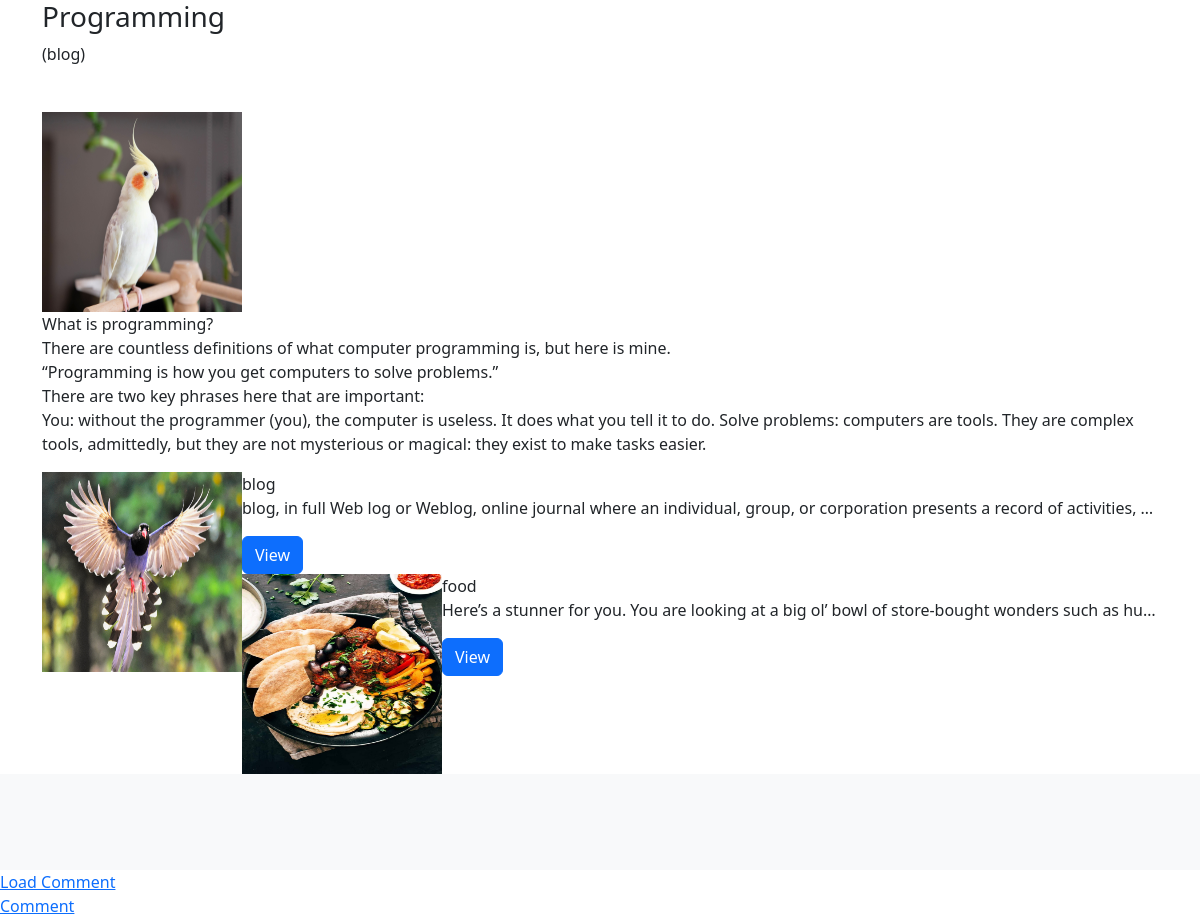
Screenshot of /blog/Programming/ with the database file from the repository.
### blog/models.py (models this page shows, shortened)
class Post(models.Model):
    post_id = models.AutoField(primary_key=True)
    title = models.CharField(max_length=200)
    content = models.TextField()
    url = models.CharField(max_length=100)
    cat = models.ForeignKey(Category, on_delete=models.CASCADE)
    image = models.ImageField(upload_to="post/")

class Category(models.Model):
    cat_id = models.AutoField(primary_key=True)
    title = models.CharField(max_length=100)
    description = models.TextField()
    url = models.CharField(max_length=100)
    image = models.ImageField(upload_to="category/")
    add_date = models.DateTimeField(auto_now_add=True, null=True)

### blog/views.py (the view)
# urls.py: path("blog/<slug:url>/", post),
def post(request, url):
    posts = Post.objects.get(url=url)
    cats = Category.objects.all()
    data = {"posts": posts, "cats": cats}
    return render(request, "posts.html", data)

### templates/posts.html (shortened to what this page needs)
{%extends 'base.html' %}
{%block content%}
<div class="container">
    <div class="row">
        <div class="col s12 m10">
            <h3>{{posts.title}}</h3>
            <p>({{posts.cat.title}})</p>
            <img src="/media/{{posts.image}}" alt="" class="responsive-img"
                style="margin-top:30px;height: 200px;width: 200px;">
            <br>
            <p>{{posts.content | safe}}</p>
        </div>
        <div class="col s12 m2" style="float: right;">
            {%for cat in cats%}
            <div>
                <div>
                    <div>
                        <img src="/media/{{cat.image}}" class="inline-block "
                            style="width: 200px;height:200px;float: inline-start;" alt="">
                    </div>
                </div>
                <div>
                    <div>
                        {{cat.title}}
                    </div>
                    <p class="text-truncate">
                        {{cat.description}}
                    </p>
                    <div class="container">
                        <a href="/category/{{cat.url}}" class="btn btn-primary">View</a>
                    </div>
                </div>
            </div>
            {%endfor%}
        </div>
    </div>
</div>
<div class="album py-5 bg-light">
</div>
<a href="{% url 'home' %}">Load Comment</a><br>
<a href="{% url 'add_post' %}">Comment</a>
{%endblock%}

### templates/base.html (shortened to what this page needs)
<!DOCTYPE html>
<html lang="en">
<head>
    <link href="https://cdn.jsdelivr.net/npm/bootstrap@5.2.1/dist/css/bootstrap.min.css" rel="stylesheet">
</head>
<body>
    {%block content%}{%endblock%}
</body>
</html>

### rows the page displays
Post: cat "blog", image (picture), content "What is programming? There are countless definitions of what computer programming is, but here is mine. “Programming is how you get computers to solve problems.” There are two key phrases here that are important: You: without the programmer (you), the computer is useless. It does what you tell it to do. Solve problems: computers are tools. They are complex tools, admittedly, but they are not mysterious or magical: they exist to make tasks easier."
Category: image (picture), title "blog", description "blog, in full Web log or Weblog, online journal where an individual, group, or corporation presents a record of activities,…"
Category: image (picture), title "food", description "Here’s a stunner for you. You are looking at a big ol’ bowl of store-bought wonders such as hu…"
